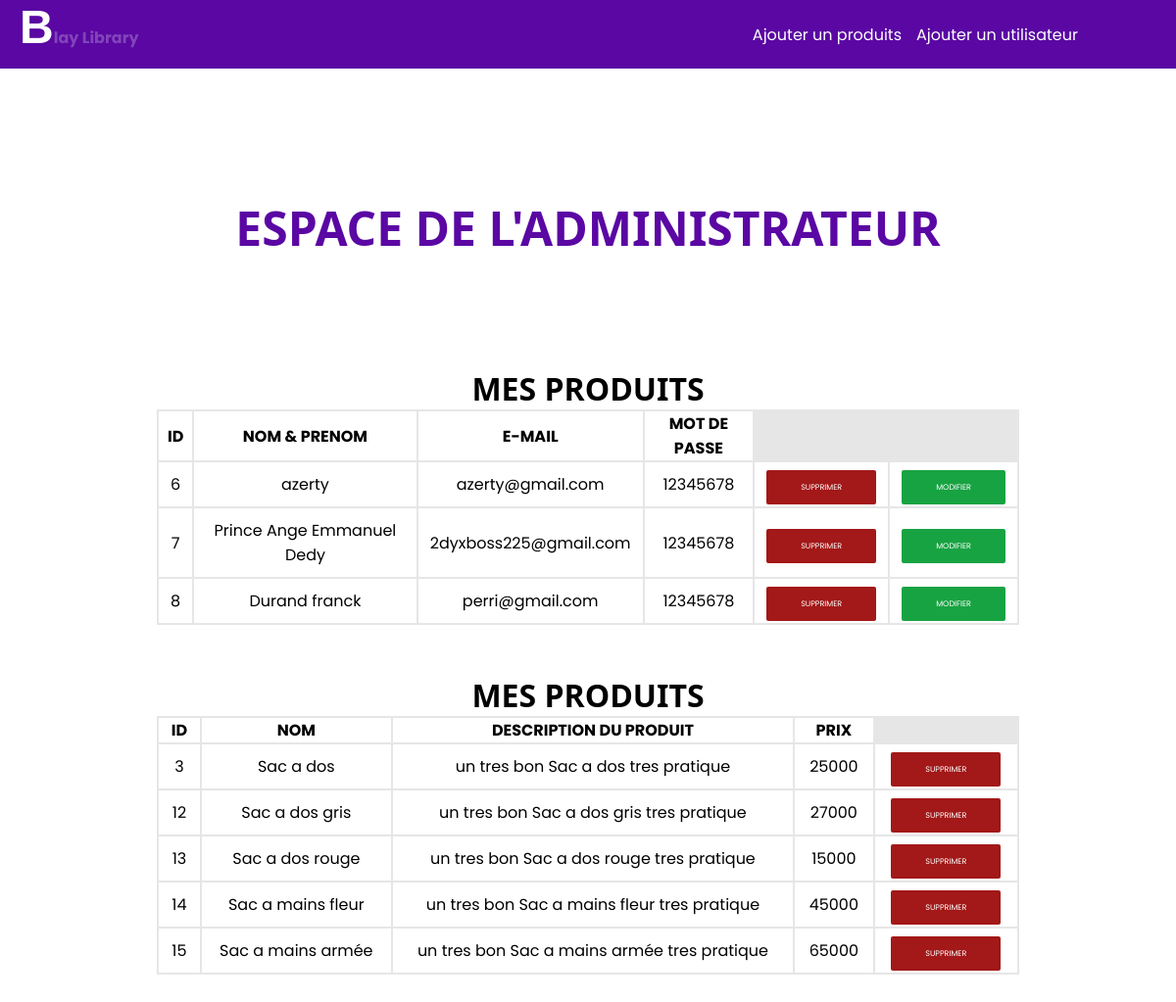
/admining, run on an earlier commit of the app's database.
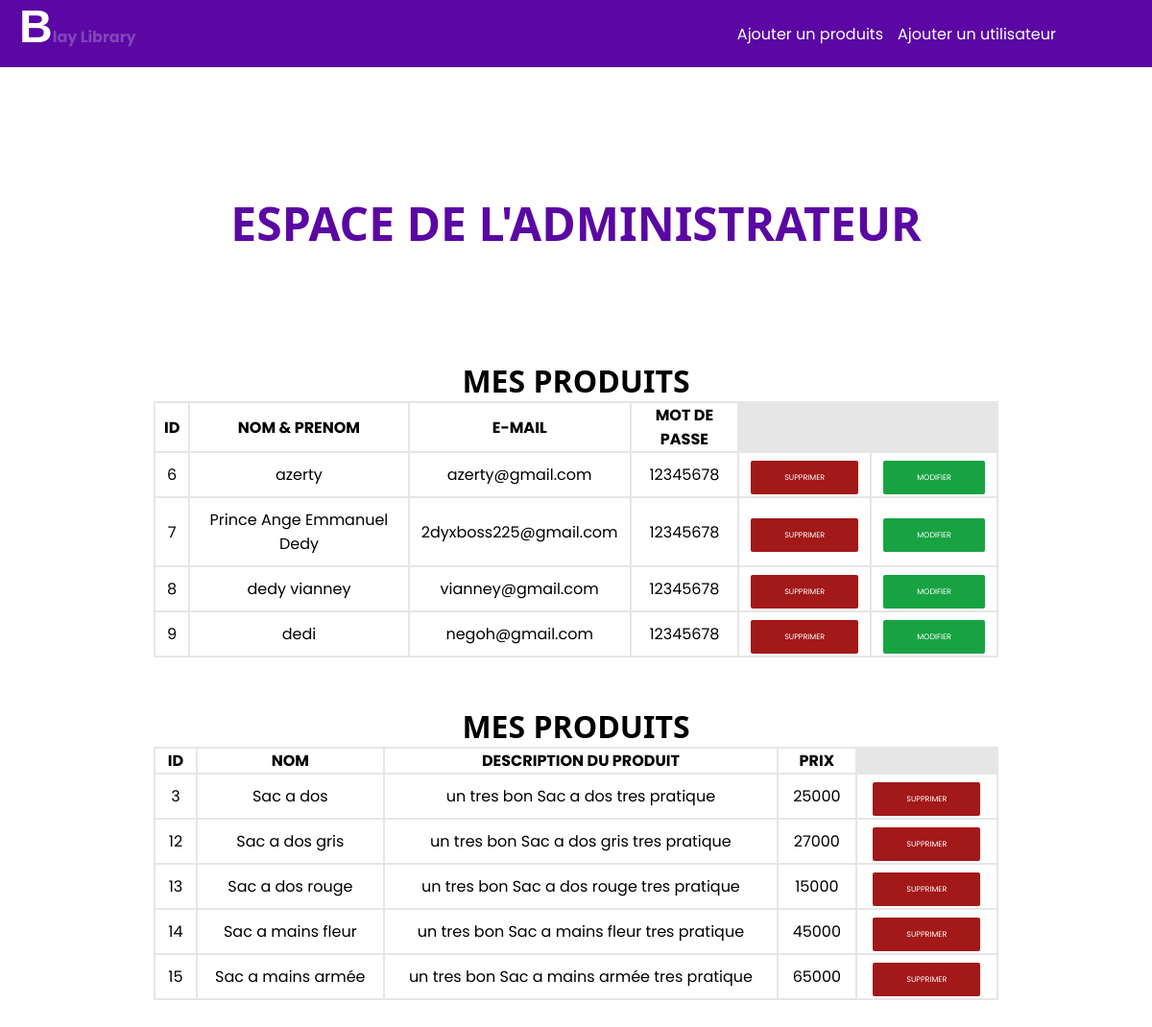
And on a later commit of the database.
### app.py (models this page shows, shortened)
class Profil(db.Model):
    id = db.Column(db.Integer, primary_key = True)
    first_name = db.Column(db.String(20), unique = False , nullable = False)
    last_name = db.Column(db.String(20), unique = True , nullable = False)
    age = db.Column(db.String(8),nullable = False)

class Panierz(db.Model):
    id = db.Column(db.Integer, primary_key = True)
    nom = db.Column(db.String(100), unique = False , nullable = False)
    description = db.Column(db.String(100), unique = True , nullable = False)
    prix = db.Column(db.Integer,nullable = False)
    image = db.Column(db.String(100), unique = True , nullable = False)

### app.py (the view)
@app.route('/admining')
def index() :
    profil = Panierz.query.all()
    profile = Profil.query.all()
    profiles = [profil , profile]
    return render_template('index.html', profiles = profiles)

### templates/index.html (shortened to what this page needs)
<!DOCTYPE html>
<html lang="en">
<head>
    <link rel="stylesheet" href="static/CSS/profil.css">
</head>
<body>
    <div class="fixe">
        <div class="lofo">
            <strong><p style="color: rgba(162, 117, 204, 0.555);"><span style="font-family: 'Gill Sans', 'Gill Sans MT', Calibri, 'Trebuchet MS', sans-serif;font-size: 3rem;color: white">B</span>lay Library</p></strong>
        </div>
        <div class="lofo1">
            <nav>
                <ul>
                    <li>
                        <a href="/add_objet" style="color: white;">Ajouter un produits</a>
                    </li>
                    <li>
                        <a href="/add_data" style="color: white;">Ajouter un utilisateur</a>
                    </li>
                </ul>
            </nav>
        </div>
    </div>
    <h1 style="font-family: 'Segoe UI', Tahoma, Geneva, Verdana, sans-serif;font-size: 3rem;color: rgb(90, 7, 163);">ESPACE DE L'ADMINISTRATEUR</h1>
   <div class="ajoutons" >
    </div>
    <h1 style="font-family: 'Segoe UI', Tahoma, Geneva, Verdana, sans-serif;margin-top: 50px;">MES PRODUITS</h1>
    <table>
        <thead>
            <th>ID</th>
            <th>NOM & PRENOM</th>
            <th>E-MAIL</th>
            <th>MOT DE PASSE</th>
        </thead>
        {% for data in profiles[1] %}
        <tbody >
            <td>{{data.id}}</td>
            <td>{{data.first_name}}</td>
            <td>{{data.last_name}} </td>
            <td>{{data.age}}</td>
            <td><a href="/delete/{{data.id}}" class="suppr">SUPPRIMER</a></td>
            <td><a href="/update/{{data.id}}" class="modif">MODIFIER</a></td>
        </tbody>
        {% endfor %}
    </table>
    <h1 style="font-family: 'Segoe UI', Tahoma, Geneva, Verdana, sans-serif;margin-top: 50px;">MES PRODUITS</h1>
    <table>
        <thead>
            <th>ID</th>
            <th>NOM</th>
            <th>DESCRIPTION DU PRODUIT</th>
            <th>PRIX</th>
        </thead>
        {% for data in profiles[0] %}
        <tbody >
            <td>{{data.id}}</td>
            <td>{{data.nom}}</td>
            <td>{{data.description}}</td>
            <td>{{data.prix}}</td>
            <td ><a href="/deletearticles/{{data.id}}" class="suppr">SUPPRIMER</a></td>
        </tbody>
        {% endfor %}
    </table>
</body>
</html>

### static/CSS/profil.css (style rules this page uses)
* { box-sizing: border-box; margin: 0; padding: 0; font-family: 'Poppins', sans-serif; }
a { list-style-type: none; text-decoration: none; color: white; }
body { padding: 50px; width: 100%; padding-top: 200px; background-color: white; display: grid; place-items: center; }
.ajoutons { width: 80%; padding-top: 10px; margin-bottom: 50px; }
table { width: 80%; border: none; overflow: hidden; background-color: rgb(230, 230, 230); }
thead { width: 100%; background-color: white; }
tbody { width: 100%; border: 10px solid black; background-color: white; }
tbody .suppr { width: 100%; padding: 12px 35px; font-size: 0.5rem; background-color: #a31818; border-radius: 2px; }
tbody .modif { width: 100%; padding: 12px 35px; font-size: 0.5rem; background-color: rgb(24, 163, 66); border-radius: 2px; }
td { padding: 10px 12px; text-align: center; }
li { list-style-type: none; }
a { text-decoration: none; color: white; }
.fixe { width: 100%; height: 70px; top: 0; display: flex; flex-wrap: wrap; align-items: end; justify-content: space-between; position: fixed; background-color: rgb(90, 7, 163); }
.lofo { width: 200px; padding-left: 20px; height: 100%; background-color: rgb(90, 7, 163); }
.lofo1 { display: flex; align-items: center; justify-content: end; width: 50%; padding-right: 100px; height: 100%; background-color: rgb(90, 7, 163); }
.lofo1 nav ul li { list-style-type: none; }
.lofo1 nav ul a { text-decoration: none; }
.lofo1 nav ul { display: flex; gap: 15px; align-items: center; justify-content: center; color: white; }
@media (min-width:1000px) { .lofo1 { display: flex; align-items: center; justify-content: end; width: 80%; padding-right: 100px; height: 100%; background-color: rgb(90, 7, 163); } }
@media (min-width:1000px) { .lofo1 nav ul li { list-style-type: none; } }
@media (min-width:1000px) { .lofo1 nav ul a { text-decoration: none; } }
@media (min-width:1000px) { .lofo1 nav ul { display: flex; gap: 15px; align-items: center; justify-content: center; color: white; } }

What changed in the data, as far as the page shows it:
changed Profil id 8: first_name "Durand franck" → "dedy vianney"; last_name "perri@gmail.com" → "vianney@gmail.com"
added Profil: id "9", first_name "dedi", last_name "negoh@gmail.com", age "12345678"
